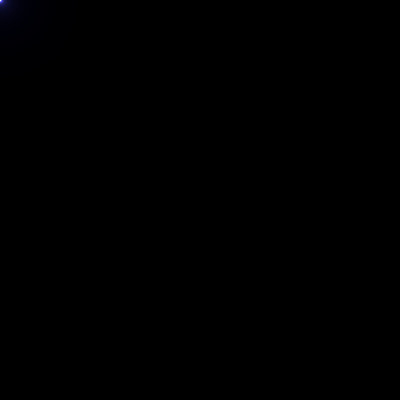
Frame 1 (no input)
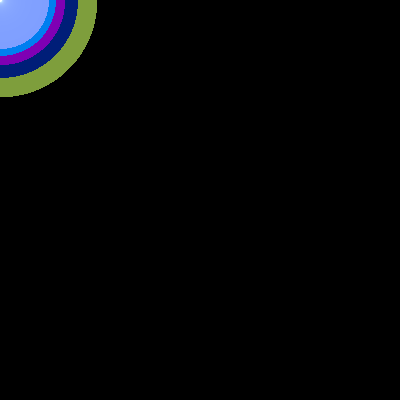
Frame 60 (the mouse pressed at the canvas centre just before this capture)
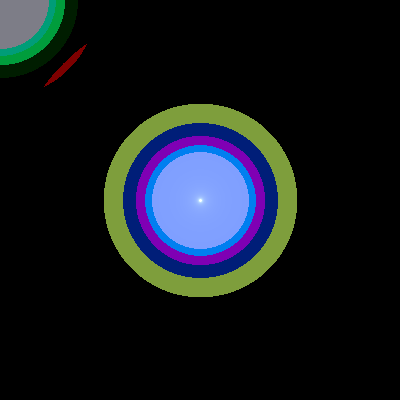
Frame 120 (the mouse held since frame 60 and released just before this capture)

The Processing sketch that drew these frames (run headless with seeded random() and noise(); from frame 60 on, the mouse is pressed at the canvas centre):

// Processing sketch: processing_87338
// ── processing_87338.pde

float d;
float red;
float green;
float blue;
//radius of the mouse...will explain more later
int rad =3;
void setup(){
 //colorMode(HSB, 255);
  size(400,400);  
  background(0);
 // smooth();
  
}

void draw(){
  loadPixels();
  //loop to go through every pixel, i=y value, j=x value
  for(int i=0;i<height;i++){
    for(int j=0;j<width;j++){
      
        
        //grabs pixel's current color
        color c = pixels[i*width+j];
        
        //the actual glitch! <<number and & 0xff mess 
        //with the binary code and completely destroy the colors
        //very fun to mess around with. dont be afraid to tweak!        
        red = c <<7 & 0xff;
        green = c << 4 & 0xaa;
        blue = c  & 0xff;
        
        //gets distance from mouse to pixel
      //the *.4 at the end changes the "saving" area of effect:
      //when the mouse is at rest and the colors dont change.
      //higher value = smaller area
        d =dist(mouseX,mouseY,j,i)*.4;
       
       //make the colors change depending on distance to mouse       
        //rad = radius of the innermost circle
        red += 50/d-rad;
        green += 50/d-rad;
        blue += 155/d-rad;
          
        //changes the pixel to the glitched pixel
        pixels[i*width+j]=color(red,green,blue);
       
    }
  }
  
   updatePixels();

}
